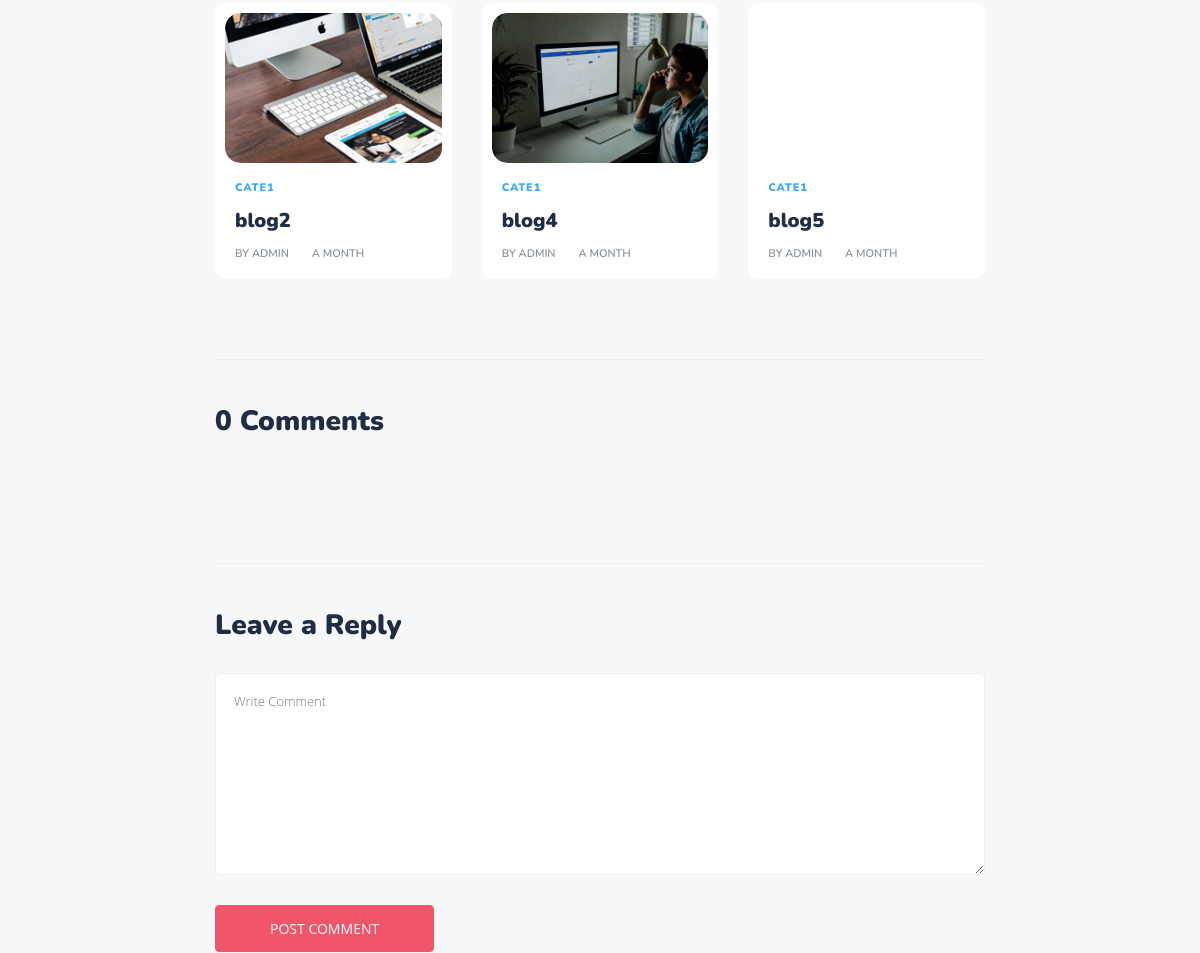
/blog/blog-four (middle part), run on an earlier commit of the app's database.
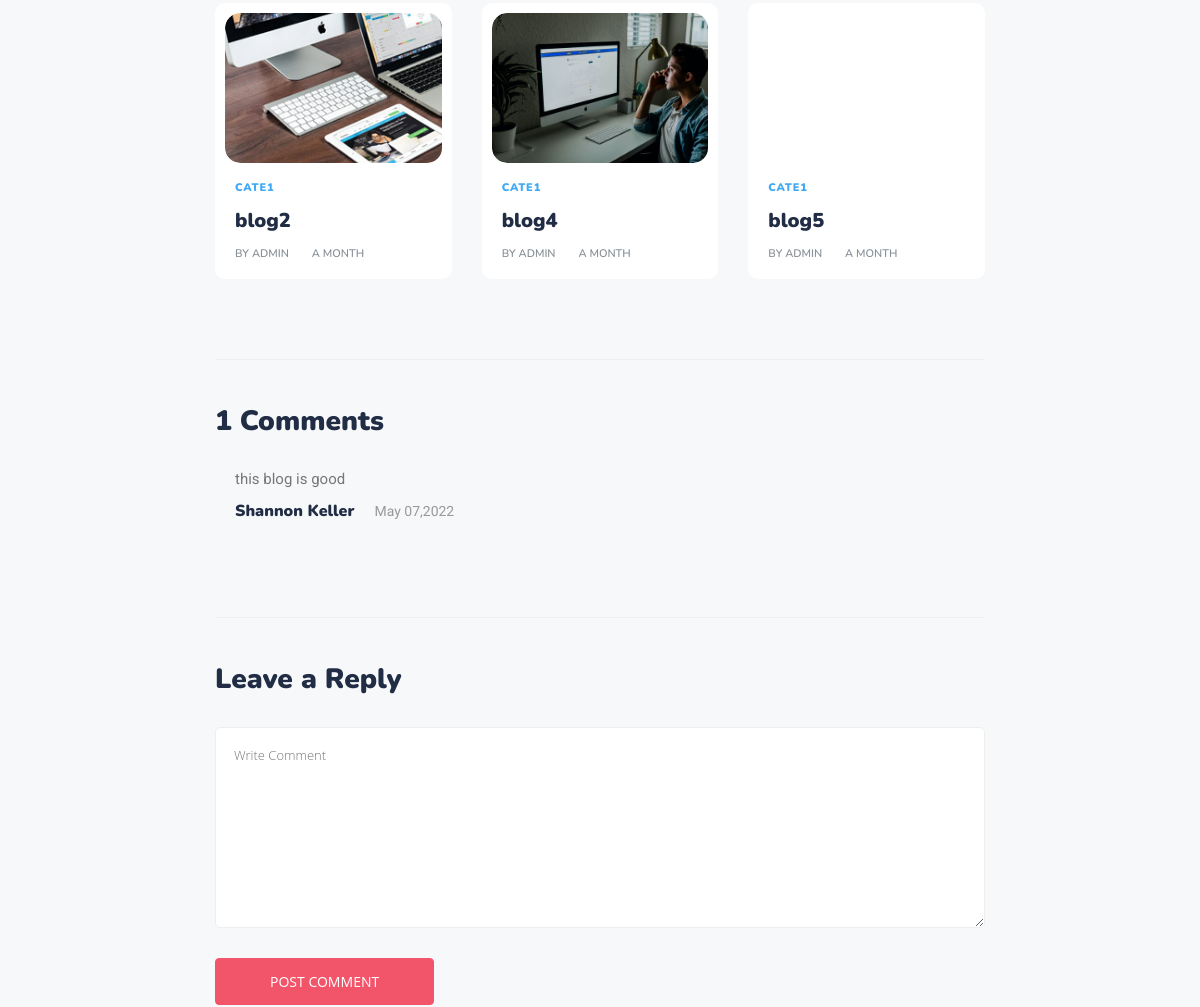
And on a later commit of the database.
### tables this page shows
CREATE TABLE `blog` (
  `id` int(11) NOT NULL,
  `blog_title` varchar(500) DEFAULT NULL,
  `thumbnail_img` varchar(256) DEFAULT NULL,
  `blog_body` varchar(500) DEFAULT NULL,
  `publish_date` int(50) DEFAULT NULL,
  `keywords` varchar(256) DEFAULT NULL,
  `unique_link` varchar(55) DEFAULT NULL,
  `dislike` int(11) DEFAULT NULL,
  `is_deleted` int(11) DEFAULT 0,
  `added_by` varchar(55) DEFAULT NULL,
  `category_id` int(11) DEFAULT NULL,
  `is_slider` varchar(256) DEFAULT '0',
  `likes` float DEFAULT NULL,
  `view` int(11) DEFAULT NULL,
  `comment` varchar(256) DEFAULT NULL,
  `sharing` varchar(256) DEFAULT NULL,
  `timestamp` int(50) DEFAULT NULL
);

CREATE TABLE `category_list` (
  `id` int(11) NOT NULL,
  `name` varchar(256) DEFAULT NULL,
  `is_deleted` int(11) DEFAULT 0
);

CREATE TABLE `users` (
  `id` int(11) NOT NULL,
  `user_role` int(11) DEFAULT NULL,
  `name` varchar(256) DEFAULT NULL,
  `email` varchar(55) DEFAULT NULL,
  `password` varchar(256) DEFAULT NULL,
  `user_img` varchar(256) DEFAULT NULL,
  `is_banned` int(11) DEFAULT 0,
  `timestamp` int(11) DEFAULT NULL
);

CREATE TABLE `comment` (
  `id` int(11) NOT NULL,
  `blog_id` int(11) DEFAULT NULL,
  `user_id` int(11) DEFAULT NULL,
  `comment` varchar(256) DEFAULT NULL,
  `is_deleted` int(11) DEFAULT 0,
  `timestamp` int(11) DEFAULT NULL
);

### database/db-con.php (called while the page is built, shortened)
<?php
$very_global_absolute_url = "http://localhost/work73-navisavar.com/";
?>

### utility/convert-time-ago.php (called while the page is built)
<?php
function timeAgo($time)
    {
        $time_prepare_in_time_ago_function = "";
        $diff = time() + (60 * 60 * 5.5) - $time;
        $sec = $diff;
        $min = round($diff / 60);
        $hrs = round($diff / 3600);
        $days = round($diff / 86400);
        $weeks = round($diff / 604800);
        $mnths = round($diff / 2600640);
        $yrs = round($diff / 31207680);
        if ($sec <= 60) {
            $time_prepare_in_time_ago_function = "$sec seconds";
        }
        else if ($min <= 60) {
            if ($min == 1) {
                $time_prepare_in_time_ago_function = "one minute";
            } else {
                $time_prepare_in_time_ago_function = "$min minutes";
            }
        }
        else if ($hrs <= 24) {
            if ($hrs == 1) {
                $time_prepare_in_time_ago_function = "an hour";
            } else {
                $time_prepare_in_time_ago_function = "$hrs hours";
            }
        }
        else if ($days <= 7) {
            if ($days == 1) {
                $time_prepare_in_time_ago_function = "Yesterday";
            } else {
                $time_prepare_in_time_ago_function = "$days days";
            }
        }
        else if ($weeks <= 4.3) {
            if ($weeks == 1) {
                $time_prepare_in_time_ago_function = "a week";
            } else {
                $time_prepare_in_time_ago_function = "$weeks weeks";
            }
        }
        else if ($mnths <= 12) {
            if ($mnths == 1) {
                $time_prepare_in_time_ago_function = "a month";
            } else {
                $time_prepare_in_time_ago_function = "$mnths months";
            }
        }
        else {
            if ($yrs == 1) {
                $time_prepare_in_time_ago_function = "one year";
            } else {
                $time_prepare_in_time_ago_function = "$yrs years";
            }
        }
        return $time_prepare_in_time_ago_function;
    }
    ?>

### single-blog-view.php (the view, shortened to what the rows shown need)
<?php
require_once 'database/db-con.php';
require_once 'utility/convert-time-ago.php';
?>
<?php
if (isset($_GET['blog_link'])) {
    $blog_link = $_GET['blog_link'];
} else {
?>
    <script>
        window.location.href = "<?php echo $very_global_absolute_url; ?>";
    </script>
    <?php
}
$sql = "SELECT * FROM blog WHERE unique_link = '$blog_link'";
$result = mysqli_query($con, $sql);
$row = mysqli_fetch_assoc($result);
$blog_id = $row['id'];
$query1 = "SELECT * FROM `blog` WHERE `id` = $blog_id";
$run_query1 = mysqli_query($con, $query1);
if ($run_query1) {
    $data1 = mysqli_fetch_assoc($run_query1);
    $blog_category_id = $data1['category_id'];
}
?>
<!DOCTYPE html>
<html class="no-js" lang="en">
<head>
    <link rel="stylesheet" href="<?php echo $very_global_absolute_url; ?>assets/css/style.css">
    <link rel="stylesheet" href="<?php echo $very_global_absolute_url; ?>assets/css/widgets.css">
    <link rel="stylesheet" href="<?php echo $very_global_absolute_url; ?>assets/css/color.css">
    <link rel="stylesheet" href="<?php echo $very_global_absolute_url; ?>assets/css/responsive.css">
    <link rel='stylesheet' href='https://cdn.jsdelivr.net/npm/sweetalert2@7.12.15/dist/sweetalert2.min.css'>
</head>
<body>
    <div class="main-wrap">
        <?php require_once 'elements/header.php'; ?>
        <main class="position-relative">
            <div class="container">
                <div class="row mb-50">
                    <div class="col-lg-8 col-md-12">
                        <div class="related-posts">
                            <div class="row">
                                <?php
                                $query4 = "SELECT * FROM `blog` WHERE `category_id` = $blog_category_id ORDER BY publish_date DESC LIMIT 3";
                                $run_query4 = mysqli_query($con, $query4);
                                if ($run_query4) {
                                    while ($data4 = mysqli_fetch_assoc($run_query4)) {
                                        $category_id_rel_blog = $data4['category_id'];
                                        $author_id_rel_blog = $data4['added_by'];
                                        $rel_blog_unique_link = $data4['unique_link'];
                                        $rel_publish_date = $data4['publish_date'];
                                        $query5 = "SELECT * FROM `category_list` WHERE `id` = $category_id_rel_blog";
                                        $run_query5 = mysqli_query($con, $query5);
                                        if ($run_query5) {
                                            $data5 = mysqli_fetch_assoc($run_query5);
                                        }
                                        $query6 = "SELECT * FROM `users` WHERE `id` = $author_id_rel_blog";
                                        $run_query6 = mysqli_query($con, $query6);
                                        if ($run_query6) {
                                            $data6 = mysqli_fetch_assoc($run_query6);
                                        }
                                ?>
                                        <article class="col-lg-4">
                                            <div class="background-white border-radius-10 p-10 mb-30">
                                                <div class="post-thumb d-flex mb-15 border-radius-15 img-hover-scale">
                                                    <a href="<?php echo $very_global_absolute_url; ?>blog/<?php echo $rel_blog_unique_link; ?>">
                                                        <div class="border-radius-15" style="background-image: url(<?php echo $very_global_absolute_url; ?>admin/uploads/thumbnail-img/<?php echo $data4['thumbnail_img']; ?>); width:250px; height:150px; background-position: center; background-repeat: no-repeat;  background-size: cover;">
                                                        </div>
                                                    </a>
                                                </div>
                                                <div class="pl-10 pr-10">
                                                    <div class="entry-meta mb-15 mt-10">
                                                        <a class="entry-meta meta-2" href="<?php echo $very_global_absolute_url; ?>category/<?php echo $data5['unique_link']; ?>"><span class="post-in text-primary font-x-small"><?php echo $data5['name']; ?></span></a>
                                                    </div>
                                                    <h5 class="post-title mb-15">
                                                        <a href="<?php echo $very_global_absolute_url; ?>blog/<?php echo $rel_blog_unique_link; ?>"><?php echo $data4['blog_title']; ?></a>
                                                    </h5>
                                                    <div class="entry-meta meta-1 font-x-small color-grey float-left text-uppercase mb-10">
                                                        <span class="post-by">By <a><?php echo $data6['name']; ?></a></span>
                                                        <span class="post-on"><? echo timeAgo($rel_publish_date); ?></span>
                                                    </div>
                                                </div>
                                            </div>
                                        </article>
                                <?php
                                    }
                                }
                                ?>
                            </div>
                        </div>
                        <div class="comments-area">
                            <?php
                            $query7 = "SELECT * FROM `comment` WHERE `blog_id` = $blog_id AND `is_deleted` = 0";
                            $run_query7 = mysqli_query($con, $query7);
                            if ($run_query7) {
                                while ($data7 = mysqli_fetch_assoc($run_query7)) {
                                    $user_id = $data7['user_id'];
                                    $comment = $data7['comment'];
                                    $query8 = "SELECT * FROM `users` WHERE `id` = $user_id";
                                    $run_query8 = mysqli_query($con, $query8);
                                    if ($run_query8) {
                                        $data8 = mysqli_fetch_assoc($run_query8);
                                        $blog_add_time = $data8['timestamp'];
                                        $blog_add_time_format = date('M d,Y', $blog_add_time);
                                    }
                            ?>
                                    <div class="comment-list">
                                        <div class="single-comment justify-content-between d-flex">
                                            <div class="user justify-content-between d-flex">
                                                <div class="desc">
                                                    <p class="comment">
                                                        <?php echo $comment; ?>
                                                    </p>
                                                    <div class="d-flex justify-content-between">
                                                        <div class="d-flex align-items-center">
                                                            <h5>
                                                                <a><?php echo $data8['name']; ?></a>
                                                            </h5>
                                                            <p class="date"><?php echo $blog_add_time_format; ?> </p>
                                                        </div>
                                                    </div>
                                                </div>
                                            </div>
                                        </div>
                                    </div>
                            <?php
                                }
                            }
                            ?>
                        </div>
                    </div>
                </div>
            </div>
        </main>
    </div>
</body>
</html>

What changed in the data, as far as the page shows it:
added comment: comment "this blog is good", user.name "Shannon Keller", user.timestamp "May 07,2022"
Also different on the page:
$num_of_rows: "0" → "1"
